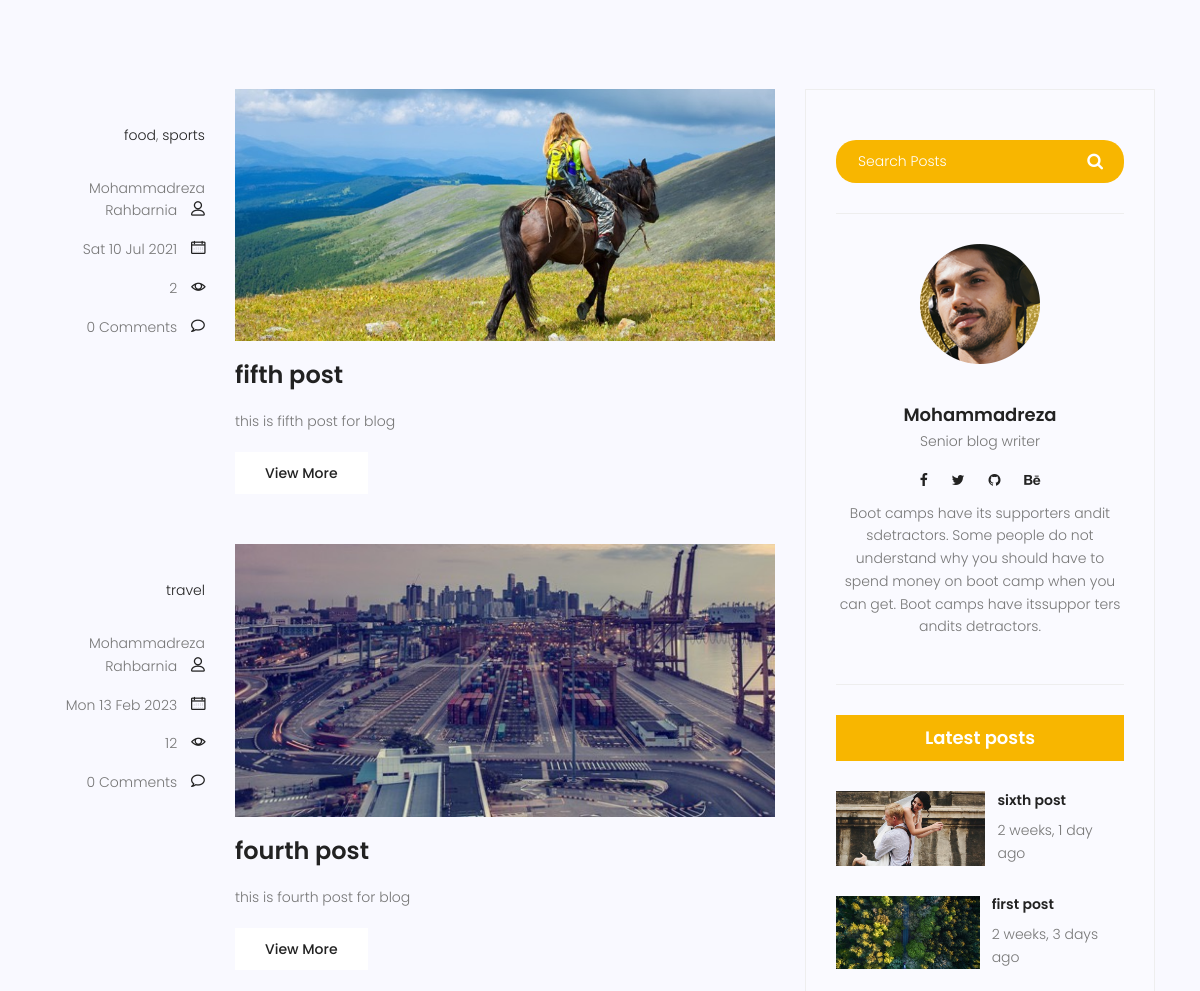
The page /blog/author/admin (middle part) on the database as committed earlier.
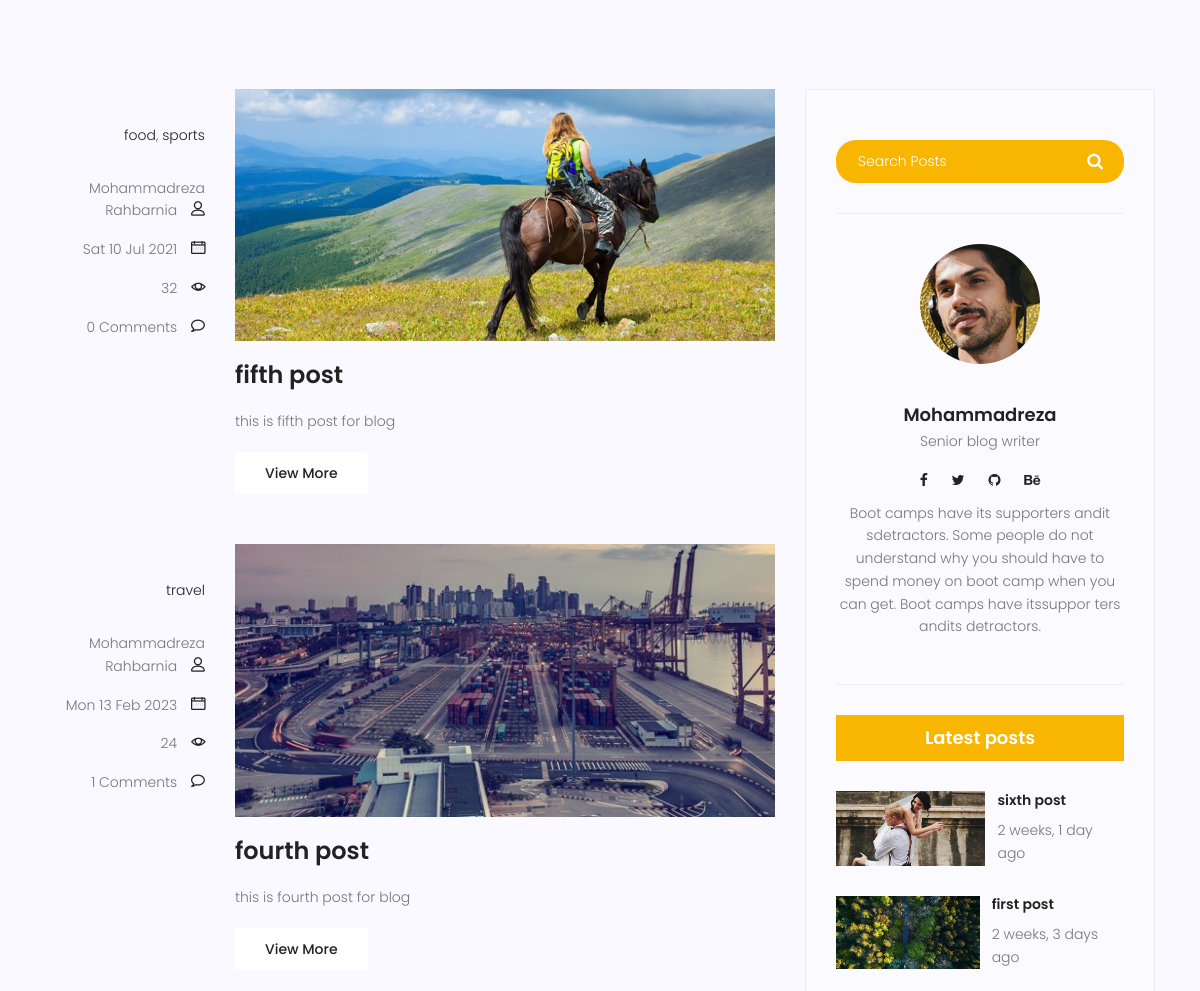
The same page on the database as committed later.
### blog/models.py (models this page shows, shortened)
class Category(models.Model):
    name = models.CharField(max_length=255)
    def __str__(self):
        return self.name

class Post(models.Model):
    title = models.CharField(max_length=255)
    content = models.TextField()
    image = models.ImageField(upload_to='blog',default='blog/default.jpg')
    tags = TaggableManager()
    category = models.ManyToManyField(Category)
    author = models.ForeignKey(User,on_delete=models.SET_NULL,null = True)
    login_require = models.BooleanField(default=False)
    counted_views = models.IntegerField(default=0)
    status = models.BooleanField(default=False)
    created_date = models.DateTimeField(auto_now_add=True)
    updated_date = models.DateTimeField(auto_now=True)
    published_date = models.DateTimeField(null = True)
    class Meta:
        ordering = ['-created_date']

### blog/views.py (the view)
# urls.py: path("",blog_view,name = 'index'),
def blog_view(request,**kwargs):
    posts = Post.objects.filter(published_date__lte = timezone.now())
    if kwargs.get('cat_name') != None:
        posts = posts.filter(category__name=kwargs['cat_name'])
    if kwargs.get('author_username') != None:
        posts = posts.filter(author__username=kwargs['author_username'])
    if kwargs.get('tag_name') != None:
        posts = posts.filter(tags__name__in=[kwargs['tag_name']])
    posts = Paginator(posts,3)
    page_number = request.GET.get('page')
    try:
        posts = posts.page(page_number)
    except PageNotAnInteger:
        posts = posts.page(1)
    except EmptyPage:
        posts = posts.page(1)
    context = {'posts':posts}
    return render(request,'blog/blog-home.html',context)

### blog/templatetags/blog_tags.py (called while the page is built)
@register.inclusion_tag('blog/blog-latestposts.html')
def latest_posts(arg=3):
    posts = Post.objects.filter(published_date__lte=timezone.now()).order_by('-published_date')[:arg]
    return {'posts':posts}

@register.inclusion_tag('blog/blog-postcategories.html')
def popular_categories():
    posts = Post.objects.filter(published_date__lte=timezone.now())
    categories = Category.objects.all()
    cat_dict = {}
    for name in categories:
        cat_dict[name]=posts.filter(category=name).count()
    cat_dict = dict((sorted(list(cat_dict.items()),key=lambda x:x[1],reverse=True)[:5]))
    return {'categories':cat_dict}

@register.simple_tag(name="comments_counter")
def function(pid):
    post = Post.objects.get(pk=pid,status=True)
    return Comment.objects.filter(post=post,approved = True).count()

### templates/blog/blog-home.html (shortened to what this page needs)
{% extends 'base.html' %}
{% load static %}
{% load blog_tags %}
{% block container %}
<section class="top-category-widget-area pt-90 pb-90 ">
</section>
<section class="post-content-area">
	<div class="container">
		<div class="row">
			<div class="col-lg-8 posts-list">
				{% for post in posts %}
				<div class="single-post row">
					<div class="col-lg-3  col-md-3 meta-details">
						<ul class="tags">
							{% for cat in post.category.all %}
							<li><a href="{% url 'blog:category' cat_name=cat.name %}">{{cat.name}}</a></li>{% if not forloop.last %},{% endif %}
							{% endfor %}
						</ul>
						<div class="user-details row">
							<p class="user-name col-lg-12 col-md-12 col-6"><a href="{% url 'blog:author' author_username=post.author.username %}">{{post.author.get_full_name}}</a> <span
									class="lnr lnr-user"></span></p>
							<p class="date col-lg-12 col-md-12 col-6"><a href="#">{{post.published_date|date:"D d M Y"}}</a> <span
									class="lnr lnr-calendar-full"></span></p>
							<p class="view col-lg-12 col-md-12 col-6"><a href="#">{{post.counted_views}}</a> <span
									class="lnr lnr-eye"></span></p>
							<p class="comments col-lg-12 col-md-12 col-6"><a href="#">{% comments_counter pid=post.id %} Comments</a> <span
									class="lnr lnr-bubble"></span></p>
						</div>
					</div>
					<div class="col-lg-9 col-md-9 ">
						<div class="feature-img">
							<img class="img-fluid" src= {{post.image.url}} alt="">
						</div>
						<a class="posts-title" href="{% url 'blog:single' pid=post.id %}">
							<h3>{{post.title}}</h3>
						</a>
						<p class="excert">
							{{post.content|truncatewords:100|safe }}
						</p>
						<a href="{% url 'blog:single' pid=post.id %}" class="primary-btn">View More</a>
					</div>
				</div>
                {% endfor %}
			</div>
			<div class="col-lg-4 sidebar-widgets">
				<div class="widget-wrap">
					{% include 'blog/blog-searchbar.html' %}
                    {% include 'blog/blog-writer.html' %}
					{% latest_posts %}
				</div>
			</div>
		</div>
	</div>
</section>
{% endblock %}

### templates/base.html (shortened to what this page needs)
{% load static %}
<!DOCTYPE html>
<html lang="zxx" class="no-js">
<head>
    <link rel="stylesheet" href="{% static 'css/linearicons.css' %}">
    <link rel="stylesheet" href="{% static 'css/font-awesome.min.css' %}">
    <link rel="stylesheet" href="{% static 'css/bootstrap.css' %}">
    <link rel="stylesheet" href="{% static 'css/magnific-popup.css' %}">
    <link rel="stylesheet" href="{% static 'css/jquery-ui.css' %}">
    <link rel="stylesheet" href="{% static 'css/nice-select.css' %}">
    <link rel="stylesheet" href="{% static 'css/animate.min.css' %}">
    <link rel="stylesheet" href="{% static 'css/owl.carousel.css' %}">
    <link rel="stylesheet" href="{% static 'css/main.css' %}">
</head>
<body>
    {% block container %}
    {% endblock %}
</body>
</html>

### templates/blog/blog-searchbar.html
{% load static %}
<div class="single-sidebar-widget search-widget">
    <form class="search-form" action="{% url 'blog:search' %}" method="get">
        <input placeholder="Search Posts" name="s" type="text" onfocus="this.placeholder = ''"
            onblur="this.placeholder = 'Search Posts'">
        <button type="submit"><i class="fa fa-search"></i></button>
    </form>
</div>

### templates/blog/blog-writer.html
{% load static %}
<div class="single-sidebar-widget user-info-widget">
    <img src="{% static 'img/blog/user-info.jpg' %}" alt="">
    <a href="#">
        <h4>Mohammadreza</h4>
    </a>
    <p>
        Senior blog writer
    </p>
    <ul class="social-links">
        <li><a href="#"><i class="fa fa-facebook"></i></a></li>
        <li><a href="#"><i class="fa fa-twitter"></i></a></li>
        <li><a href="#"><i class="fa fa-github"></i></a></li>
        <li><a href="#"><i class="fa fa-behance"></i></a></li>
    </ul>
    <p>
        Boot camps have its supporters andit sdetractors. Some people do not understand why you
        should have to spend money on boot camp when you can get. Boot camps have itssuppor ters
        andits detractors.
    </p>
</div>

### templates/blog/blog-latestposts.html
{% load blog_tags %}
{% load humanize %}
<div class="single-sidebar-widget popular-post-widget">
    <h4 class="popular-title">Latest posts</h4>
    {% for post in posts %}
    <div class="popular-post-list">
        <div class="single-post-list d-flex flex-row align-items-center">
            <div class="thumb">
                <img class="img-fluid" src="{{post.image.url}}" alt="">
            </div>
            <div class="details">
                <a href="{% url 'blog:single' pid=post.id %}">
                    <h6>{{post.title}}</h6>
                </a>
                <p>{{ post.published_date|naturaltime }}</p>
            </div>
        </div>
    </div>
    {% endfor %}
</div>

### templates/blog/blog-ads.html (shortened to what this page needs)
{% load static %}

### templates/blog/blog-postcategories.html (shortened to what this page needs)
{% load static %}
{% load blog_tags %}

### templates/blog/blog-newsletter.html (shortened to what this page needs)
{% load static %}

### templates/blog/blog-tagclouds.html (shortened to what this page needs)
{% load static %}

Rows that differ between the two databases and show on the page:
changed Post "fifth post": counted_views "2" → "32"
changed Post "fourth post": counted_views "12" → "24"; id "0" → "1"
